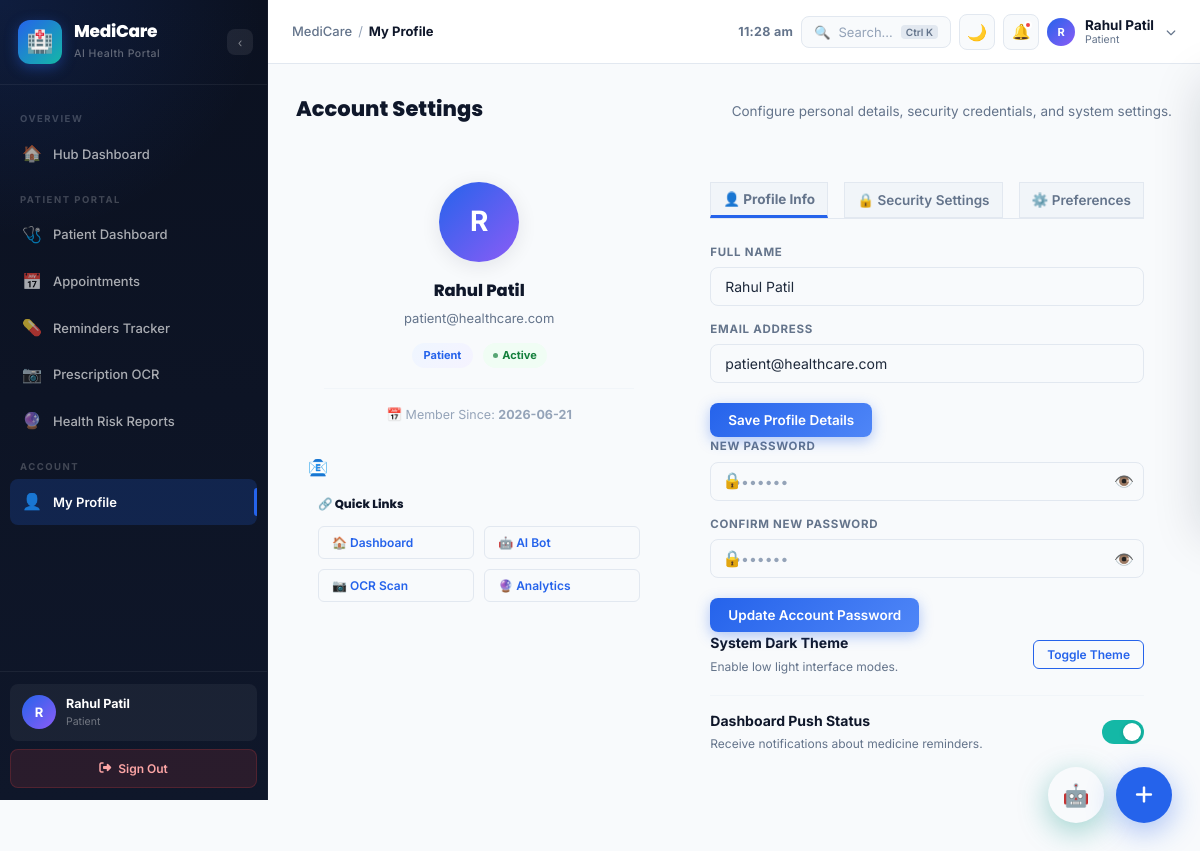
/profile (signed in), run on the app's committed database.
### tables this page shows
CREATE TABLE users (
        id          INTEGER PRIMARY KEY AUTOINCREMENT,
        name        TEXT    NOT NULL,
        email       TEXT    UNIQUE NOT NULL,
        password    TEXT    NOT NULL,
        role        TEXT    NOT NULL,
        status      TEXT    NOT NULL DEFAULT 'Active',
        created_at  TEXT    NOT NULL
    );

### project/app.py (the view, shortened to what this page needs)
@app.route("/profile", methods=["GET", "POST"])
def profile():
    user = get_current_user()
    return render_template("profile.html", user=user)

### project/app.py (called while the page is built)
def get_db():
    conn = sqlite3.connect(DB_PATH)
    conn.row_factory = sqlite3.Row
    return conn

def get_current_user():
    if "user_id" not in session:
        return None
    conn = get_db()
    user = conn.execute("SELECT * FROM users WHERE id=?", (session["user_id"],)).fetchone()
    conn.close()
    return user

@app.before_request
def require_login():
    if request.endpoint not in PUBLIC_ROUTES and "user_id" not in session:
        if request.path.startswith("/api/"):
            return jsonify({"success": False, "error": "Authentication required."}), 401
        return redirect(url_for("login"))

### project/templates/profile.html (shortened to what this page needs)
{% extends 'base.html' %}
{% block page_title %}My Profile{% endblock %}
{% block content %}
<div class="page-header reveal" style="margin-bottom:24px;">
  <h2 style="font-family:var(--font-head);font-weight:800;color:var(--text-heading);margin-bottom:4px;">Account Settings</h2>
  <p style="color:var(--text-sub);font-size:13.5px;margin-bottom:0;">Configure personal details, security credentials, and system settings.</p>
</div>
<div class="grid-2 reveal" style="margin-bottom:40px;align-items:flex-start;">
  <div style="display:flex;flex-direction:column;gap:20px;">
    <div class="content-card" style="padding:28px;text-align:center;">
      <div class="tb-avatar" style="width:80px;height:80px;font-size:28px;margin:0 auto 16px;box-shadow:var(--shadow);">
        {{ user.name[0].upper() }}
      </div>
      <h3 style="font-family:var(--font-head);font-weight:800;color:var(--text-heading);margin-bottom:4px;">{{ user.name }}</h3>
      <p style="color:var(--text-sub);font-size:13px;margin-bottom:14px;">{{ user.email }}</p>
      <div style="display:flex;justify-content:center;gap:10px;margin-bottom:20px;">
        <span class="role-chip">{{ user.role }}</span>
        <span class="status-badge status-{{ user.status|lower }}">{{ user.status }}</span>
      </div>
      <div style="border-top:1px solid var(--border-subtle);padding-top:16px;font-size:12.5px;color:var(--text-muted);">
        <span>📅 Member Since: <strong>{{ user.created_at or '2026-06-20' }}</strong></span>
      </div>
    </div>
    <div class="content-card" style="padding:22px;">
      <h5 style="font-family:var(--font-head);font-weight:800;color:var(--text-heading);margin-bottom:12px;">🔗 Quick Links</h5>
      <div style="display:grid;grid-template-columns:1fr 1fr;gap:10px;">
        <a href="{{ url_for('dashboard_home') }}" class="btn btn-outline btn-sm" style="border:1px solid var(--border);">🏠 Dashboard</a>
        <a href="{{ url_for('chatbot') }}" class="btn btn-outline btn-sm" style="border:1px solid var(--border);">🤖 AI Bot</a>
        <a href="{{ url_for('ocr') }}" class="btn btn-outline btn-sm" style="border:1px solid var(--border);">📷 OCR Scan</a>
        <a href="{{ url_for('analytics') }}" class="btn btn-outline btn-sm" style="border:1px solid var(--border);">🔮 Analytics</a>
      </div>
    </div>
  </div>
  <div class="content-card" style="padding:28px;">
    <div style="display:flex;border-bottom:1.5px solid var(--border);margin-bottom:24px;gap:16px;">
      <button class="btn btn-ghost tab-btn active" data-tab="personal" style="border-bottom:3px solid var(--primary);border-radius:0;padding:8px 12px;font-weight:700;">👤 Profile Info</button>
      <button class="btn btn-ghost tab-btn" data-tab="security" style="border-radius:0;padding:8px 12px;">🔒 Security Settings</button>
      <button class="btn btn-ghost tab-btn" data-tab="preferences" style="border-radius:0;padding:8px 12px;">⚙️ Preferences</button>
    </div>
    <div class="tab-panel" id="personal">
      <form method="POST" action="{{ url_for('profile') }}" id="profileForm">
        <div class="form-group" style="margin-bottom:14px;">
          <label class="form-label" for="profile-name">Full Name</label>
          <div class="input-icon-wrap">
            <span class="input-prefix">👤</span>
            <input type="text" id="profile-name" name="name" class="form-control" value="{{ user.name }}" required />
          </div>
        </div>
        <div class="form-group" style="margin-bottom:20px;">
          <label class="form-label" for="profile-email">Email Address</label>
          <div class="input-icon-wrap">
            <span class="input-prefix">📧</span>
            <input type="email" id="profile-email" name="email" class="form-control" value="{{ user.email }}" required />
          </div>
        </div>
        <button type="submit" class="btn btn-primary" id="saveProfileBtn">Save Profile Details</button>
      </form>
    </div>
    <div class="tab-panel hidden" id="security">
      <form method="POST" action="{{ url_for('profile') }}" id="securityForm">
        <div class="form-group" style="margin-bottom:14px;">
          <label class="form-label" for="new-pw">New Password</label>
          <div class="input-icon-wrap" style="position:relative;">
            <span class="input-prefix">🔒</span>
            <input type="password" id="new-pw" name="password" class="form-control" placeholder="••••••••" required style="padding-right:40px;" />
            <button type="button" class="pw-toggle" id="pw-toggle-new" style="position:absolute;right:10px;top:50%;transform:translateY(-50%);background:none;border:none;cursor:pointer;font-size:16px;">👁️</button>
          </div>
        </div>
        <div class="form-group" style="margin-bottom:20px;">
          <label class="form-label" for="confirm-pw">Confirm New Password</label>
          <div class="input-icon-wrap" style="position:relative;">
            <span class="input-prefix">🔒</span>
            <input type="password" id="confirm-pw" class="form-control" placeholder="••••••••" required style="padding-right:40px;" />
            <button type="button" class="pw-toggle" id="pw-toggle-confirm" style="position:absolute;right:10px;top:50%;transform:translateY(-50%);background:none;border:none;cursor:pointer;font-size:16px;">👁️</button>
          </div>
        </div>
        <button type="submit" class="btn btn-primary" id="saveSecBtn">Update Account Password</button>
      </form>
    </div>
    <div class="tab-panel hidden" id="preferences">
      <div style="display:flex;flex-direction:column;gap:18px;">
        <div style="display:flex;justify-content:space-between;align-items:center;">
          <div>
            <strong style="display:block;color:var(--text-heading);">System Dark Theme</strong>
            <span style="font-size:12px;color:var(--text-sub);">Enable low light interface modes.</span>
          </div>
          <button class="btn btn-outline btn-sm" onclick="toggleTheme()" id="prefThemeBtn">Toggle Theme</button>
        </div>
        <div style="display:flex;justify-content:space-between;align-items:center;border-top:1px solid var(--border-subtle);padding-top:14px;">
          <div>
            <strong style="display:block;color:var(--text-heading);">Dashboard Push Status</strong>
            <span style="font-size:12px;color:var(--text-sub);">Receive notifications about medicine reminders.</span>
          </div>
          <label class="toggle-switch">
            <span class="toggle-slider"></span>
          </label>
        </div>
      </div>
    </div>
  </div>
</div>
{% endblock %}

### project/templates/base.html (shortened to what this page needs)
<!DOCTYPE html>
<html lang="en" data-theme="light">
<head>
  <link rel="stylesheet" href="https://cdnjs.cloudflare.com/ajax/libs/font-awesome/6.5.2/css/all.min.css" />
  <link rel="stylesheet" href="{{ url_for('static', filename='css/style.css') }}" />
</head>
<body>
<div class="app-wrapper" id="app-wrapper">
  <aside class="sidebar" id="app-sidebar">
    <a href="{{ url_for('dashboard_home') }}" class="sidebar-logo" style="text-decoration:none;">
      <div class="logo-mark">🏥</div>
      <div class="logo-text">
        <h2>MediCare</h2>
        <span>AI Health Portal</span>
      </div>
      <button class="sidebar-toggle-btn" id="sidebar-mini-btn" title="Collapse sidebar" onclick="event.preventDefault()">‹</button>
    </a>
    <nav class="sidebar-nav">
      <div class="nav-section-label">Overview</div>
      <a href="{{ url_for('dashboard_home') }}" class="nav-link">
        <span class="nav-icon">🏠</span><span class="nav-label">Hub Dashboard</span>
      </a>
      {% if session.get('user_role') == 'Patient' %}
      <div class="nav-section-label">Patient Portal</div>
      <a href="{{ url_for('patient_dashboard') }}" class="nav-link">
        <span class="nav-icon">🩺</span><span class="nav-label">Patient Dashboard</span>
      </a>
      <a href="{{ url_for('patient_appointments') }}" class="nav-link">
        <span class="nav-icon">📅</span><span class="nav-label">Appointments</span>
      </a>
      <a href="{{ url_for('patient_reminders') }}" class="nav-link">
        <span class="nav-icon">💊</span><span class="nav-label">Reminders Tracker</span>
      </a>
      <a href="{{ url_for('ocr') }}" class="nav-link">
        <span class="nav-icon">📷</span><span class="nav-label">Prescription OCR</span>
      </a>
      <a href="{{ url_for('analytics') }}" class="nav-link">
        <span class="nav-icon">🔮</span><span class="nav-label">Health Risk Reports</span>
      </a>
      {% endif %}
      <div class="nav-section-label">Account</div>
      <a href="{{ url_for('profile') }}" class="nav-link">
        <span class="nav-icon">👤</span><span class="nav-label">My Profile</span>
      </a>
    </nav>
    <div class="sidebar-footer">
      <a href="{{ url_for('profile') }}" class="sidebar-user" style="text-decoration:none;">
        <div class="user-avatar">{{ session.get('user_name','U')[0].upper() }}</div>
        <div class="user-info">
          <div class="user-name">{{ session.get('user_name','User') }}</div>
          <div class="user-role">{{ session.get('user_role','') }}</div>
        </div>
      </a>
      <a href="#" onclick="event.preventDefault(); openModal('logout-confirm-modal')" class="btn-sidebar-logout">
        <i class="fa-solid fa-right-from-bracket"></i>
        <span class="logout-label">Sign Out</span>
      </a>
    </div>
  </aside>
  <div class="main-content">
    <header class="topbar" id="main-topbar">
      <div class="topbar-left">
        <nav class="breadcrumb">
          <span class="breadcrumb-root">MediCare</span>
          <span class="breadcrumb-sep">/</span>
          <span class="breadcrumb-current">{% block page_title %}Dashboard{% endblock %}</span>
        </nav>
      </div>
      <div class="topbar-right">
        <span class="live-clock" id="live-clock"></span>
        <button class="topbar-search" data-search-open title="Search (Ctrl+K)">
          <span>🔍</span>
          <span>Search…</span>
          <kbd>Ctrl K</kbd>
        </button>
        <button class="dark-mode-toggle" onclick="toggleTheme()" title="Toggle dark mode">🌙</button>
        <button class="tb-btn" id="notif-btn" title="Notifications">
          🔔
          <span class="notif-dot"></span>
        </button>
        <div class="topbar-user-dropdown" style="position:relative;">
          <button class="topbar-user-btn" style="background:none; border:none; display:flex; align-items:center; text-align:left; gap:10px; cursor:pointer;" onclick="toggleUserDropdown(event)">
            <div class="tb-avatar">{{ session.get('user_name','U')[0].upper() }}</div>
            <div style="display:flex; flex-direction:column;">
              <span class="tb-user-name" style="font-weight:700; font-size:13.5px; color:var(--text-heading);">{{ session.get('user_name','User') }}</span>
              <span class="tb-user-role" style="font-size:10.5px; color:var(--text-sub);">{{ session.get('user_role','') }}</span>
            </div>
            <i class="fa-solid fa-chevron-down" style="font-size:10px; color:var(--text-sub); margin-left:2px;"></i>
          </button>
        </div>
      </div>
    </header>
    <div class="page-body">
      {% block content %}{% endblock %}
    </div>
  </div>
</div>
<div class="fab-container" id="fabContainer">
  <button class="fab-main-btn" id="fabMainBtn" title="Quick Actions">
    <i class="fa-solid fa-plus"></i>
  </button>
</div>
<div class="chat-fab-container">
  <button class="chat-fab-btn" id="chatFabBtn" title="AI Health Assistant">🤖</button>
</div>
</body>
</html>

### project/templates/base.html (style rules this page uses)
.fab-container { position: fixed; bottom: 28px; right: 28px; z-index: 999; }
.fab-main-btn { width: 56px; height: 56px; border-radius: 50%; background: #2563EB !important; color: #fff !important; font-size: 20px; border: none; cursor: pointer; display: flex; align-items: center; justify-content: center; box-shadow: 0 8px 30px rgba(37, 99, 235, 0.4); transition: all 0.3s ease; animation: pulse-ring 2.0s infinite; }
.chat-fab-container { position: fixed; bottom: 28px; right: 96px; z-index: 998; }
.chat-fab-btn { width: 56px; height: 56px; border-radius: 50%; background: var(--teal) !important; color: #fff !important; font-size: 22px; border: none; cursor: pointer; display: flex; align-items: center; justify-content: center; box-shadow: 0 8px 30px rgba(13, 148, 136, 0.4); transition: all 0.3s ease; }

### data on the page
users: get "Rahul Patil", get "Patient", name "R", name "Rahul Patil", email "patient@healthcare.com", role "Patient", status "Active", created_at "2026-06-21"

### other printed values
{{ session.get('user_name','U')[0].upper() }} "R"
